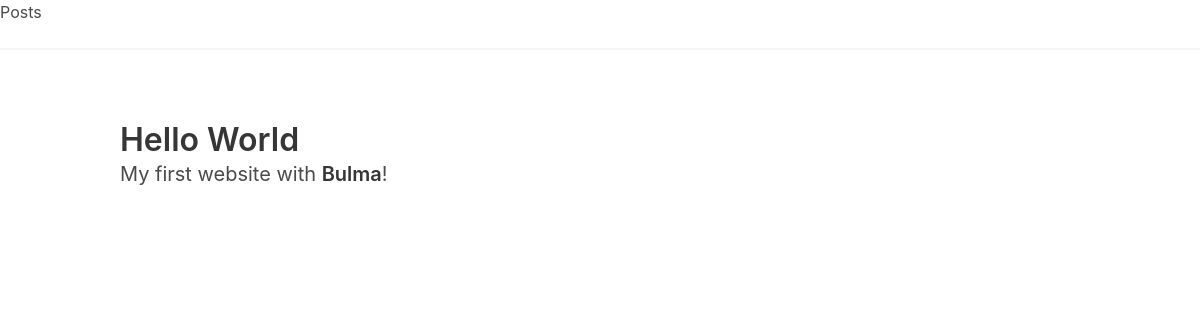
The app's page /, older data.
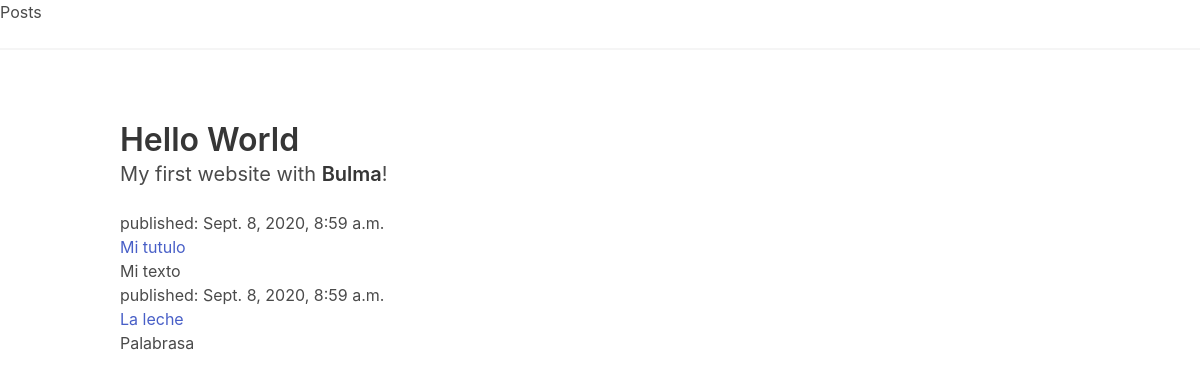
The same page, newer data.
### blog/models.py (models this page shows, shortened)
class Post(models.Model):
    author = models.ForeignKey(User, on_delete=models.CASCADE)
    title = models.CharField(max_length=200)
    slug = models.CharField(max_length=300, null=True)
    text = models.TextField()
    created_date = models.DateTimeField(default=timezone.now)
    published_date = models.DateTimeField(
        null=True, blank=True)

### blog/views.py (the view)
# urls.py: path('', BlogListView.as_view(), name='blog.list'),
class BlogListView(View):
    def get(self, request, **kwargs):
        now = timezone.now()
        posts = Post.objects.filter(
            published_date__lte=now
        ).order_by('-published_date')
        return render(request,
        'blog/list.html',
        { 'posts': posts })

### templates/blog/list.html (shortened to what this page needs)
<!DOCTYPE html>
<html lang="en">
<head>
	<link rel="stylesheet" href="https://cdn.jsdelivr.net/npm/bulma@0.9.0/css/bulma.min.css">
</head>
<body>
	<h1>Posts</h1>
	<hr />
	<section class="section">
		<div class="container">
			<h1 class="title">
				Hello World
			</h1>
			<p class="subtitle">
				My first website with <strong>Bulma</strong>!
            </p>
            {% for post in posts %}
            <div>
                <p>published: {{ post.published_date }}</p>
                <h2><a href="">{{ post.title }}</a></h2>
                <p>{{post.text}}</p>
            </div>
            {% endfor %}
        </div>
    </section>
</body>
</html>

Row changes from the older to the newer data that the page shows:
now on this page (row edited): Post: published_date "Sept. 8, 2020, 8:59 a.m.", title "Mi tutulo", text "Mi texto"
now on this page (row edited): Post: published_date "Sept. 8, 2020, 8:59 a.m.", title "La leche", text "Palabrasa"
